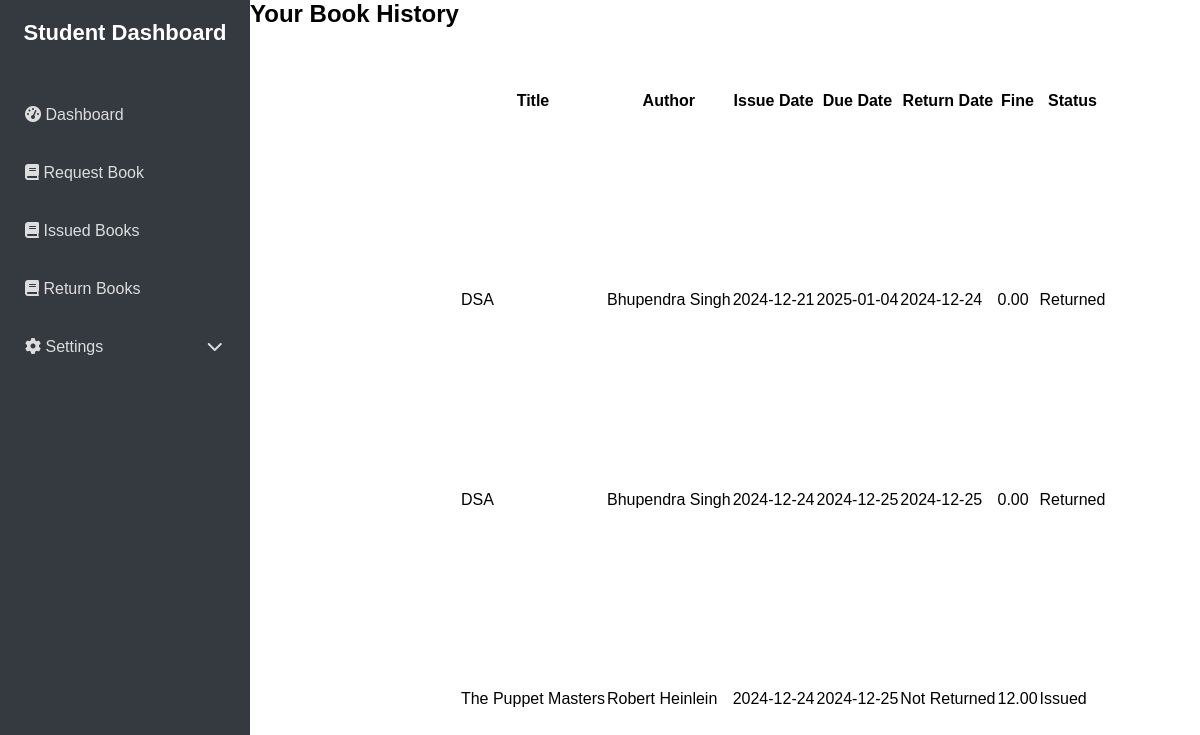
The page /student/issuedbooks.php (signed in) on the database its author committed.
### tables this page shows
CREATE TABLE `transaction` (
  `T_id` int(11) NOT NULL,
  `S_email` varchar(255) NOT NULL,
  `B_id` int(11) NOT NULL,
  `Issue_date` date DEFAULT NULL,
  `Due_date` date DEFAULT NULL,
  `Return_date` date DEFAULT NULL,
  `Fine` decimal(10,2) DEFAULT 0.00,
  `Status` enum('Requested','Issued','Rejected','Returned') DEFAULT 'Requested',
  `payment_id` varchar(255) DEFAULT NULL
);

CREATE TABLE `books` (
  `B_id` int(11) NOT NULL,
  `Title` varchar(255) NOT NULL,
  `Author` varchar(255) NOT NULL,
  `ISBN` varchar(20) DEFAULT NULL,
  `Category` varchar(255) DEFAULT NULL,
  `Status` enum('Available','Reserved','Issued') DEFAULT 'Available',
  `Quantity` int(11) NOT NULL
);

### student/issuedbooks.php (the view, shortened to what this page needs)
<?php
require '../includes/config.php';
$student_email = $_SESSION['email'];
$sql = "SELECT b.Title, b.Author, t.Issue_date, t.Due_date, t.Return_date, t.Fine, t.Status
        FROM transaction t
        JOIN books b ON t.B_id = b.B_id
        WHERE t.S_email = ?";
$stmt = $conn->prepare($sql);
$stmt->bind_param("s", $student_email);
$stmt->execute();
$result = $stmt->get_result();
?>
<!DOCTYPE html>
<html lang="en">
<head>
    <link rel="stylesheet" href="https://cdnjs.cloudflare.com/ajax/libs/font-awesome/6.0.0/css/all.min.css">
    <link rel="stylesheet" href="../librarian/style.css">
    <link rel="stylesheet" href="../assets/css/style.css">
</head>
<body>
<aside class="sidebar">
        <h1>Student Dashboard</h1>
        <nav>
            <ul>
                <li><a href="dashboard.php"><i class="fas fa-tachometer-alt"></i> Dashboard</a></li>
                <li><a href="requestbook.php"><i class="fa-solid fa-book"></i> Request Book</a></li>
                <li><a href="issuedbooks.php"><i class="fa-solid fa-book"></i> Issued Books</a></li>
                <li><a href="returnbooks.php"><i class="fa-solid fa-book"></i> Return Books</a></li>
                <li class="dropdown">
                    <a href="#" onclick="toggleDropdown()" class="dropdown-toggle"><i class="fas fa-cog"></i> Settings <i class="fa fa-chevron-down" style=" margin-left: 100px;"></i></a>
                </li>
            </ul>
        </nav>
    </aside>
<div class="container">
    <h2>Your Book History</h2>
    <?php
    if ($result->num_rows > 0) {
        echo "<table>
                <tr>
                    <th>Title</th>
                    <th>Author</th>
                    <th>Issue Date</th>
                    <th>Due Date</th>
                    <th>Return Date</th>
                    <th>Fine</th>
                    <th>Status</th>
                </tr>";
        while ($row = $result->fetch_assoc()) {
            echo "<tr>
                    <td>" . htmlspecialchars($row['Title']) . "</td>
                    <td>" . htmlspecialchars($row['Author']) . "</td>
                    <td>" . htmlspecialchars($row['Issue_date']) . "</td>
                    <td>" . htmlspecialchars($row['Due_date']) . "</td>
                    <td>" . htmlspecialchars($row['Return_date'] === '0000-00-00' ? 'Not Returned' : $row['Return_date']) . "</td>
                    <td>" . htmlspecialchars($row['Fine']) . "</td>
                    <td>" . htmlspecialchars($row['Status']) . "</td>
                  </tr>";
        }
        echo "</table>";
    } else {
        echo "<p class='no-history'>No books issued yet.</p>";
    }
    ?>
</div>
</body>
</html>

### librarian/style.css (style rules this page uses)
* { margin: 0; padding: 0; box-sizing: border-box; font-family: Arial, sans-serif; }
body { display: flex; min-height: 100vh; background-color: white; }

### assets/css/style.css (style rules this page uses)
body, html { height: 100%; margin: 0; }
.container { display: flex; height: 100vh; }
.sidebar { width: 250px; background-color: #343a40; color: #fff; display: flex; flex-direction: column; padding: 20px 10px; overflow-y: auto; }
.sidebar h1 { font-size: 22px; margin-bottom: 30px; text-align: center; }
.sidebar nav ul { list-style: none; padding: 0; }
.sidebar nav ul li { margin: 20px 0; }
.sidebar nav ul li a { color: #ddd; text-decoration: none; display: block; padding: 10px 15px; border-radius: 5px; transition: background-color 0.3s ease, color 0.3s ease; }
.dropdown-toggle { cursor: pointer; display: inline-flex; align-items: center; }

### rows shown on the page
transaction: B.Title "DSA", B.Author "Bhupendra Singh", Issue_date "2024-12-21", Due_date "2025-01-04", Return_date "2024-12-24", Fine "0.00", Status "Returned"
transaction: B.Title "DSA", B.Author "Bhupendra Singh", Issue_date "2024-12-24", Due_date "2024-12-25", Return_date "2024-12-25", Fine "0.00", Status "Returned"
transaction: B.Title "The Puppet Masters", B.Author "Robert Heinlein", Issue_date "2024-12-24", Due_date "2024-12-25", Return_date "Not Returned", Fine "12.00", Status "Issued"
